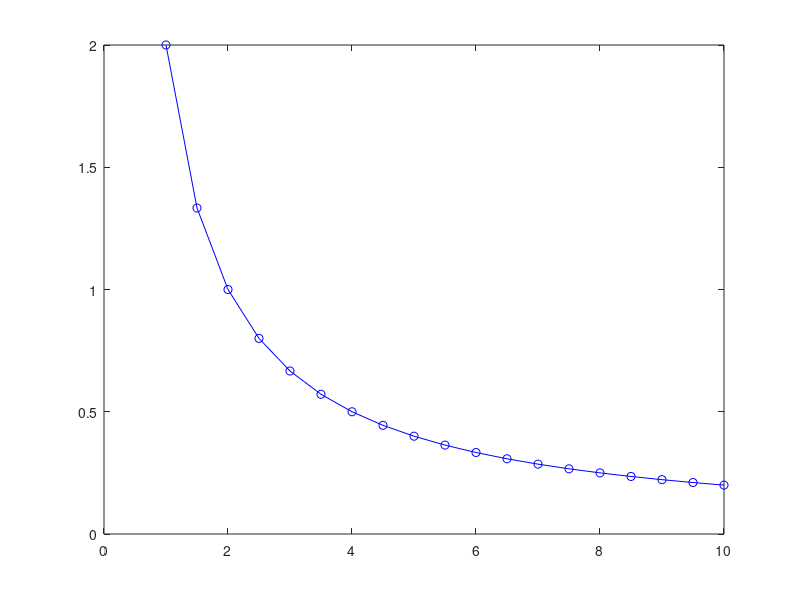
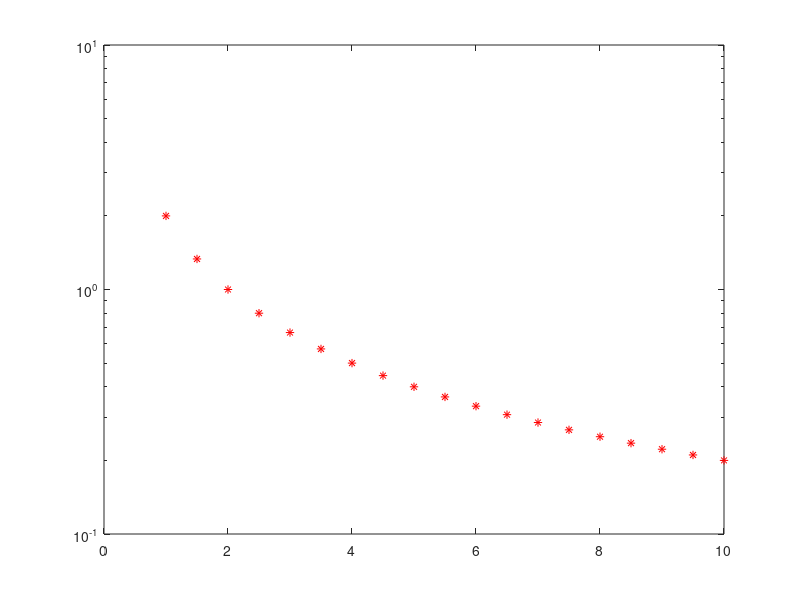
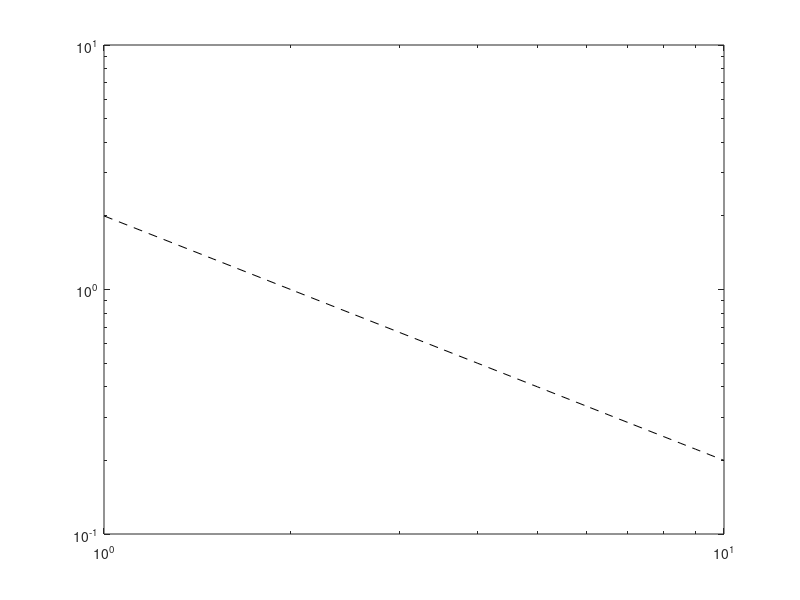

Write the MATLAB code that produced these figures, in order.

% parameters
C = 2;
k = 1;

% independent variable vector
t = 1:0.5:10;

% dependent variable vector built from t
% y = C./(t.^k);
% or, the mathematically equivalent expression:
y = C*t.^(-k);

% standard plot
plot(t,y,'b-o')

figure
% plot with logarithmic scale on y-axis
semilogy(t,y,'r*')

figure
% plot with logarithmic scale on both axes
loglog(t,y,'k--')
